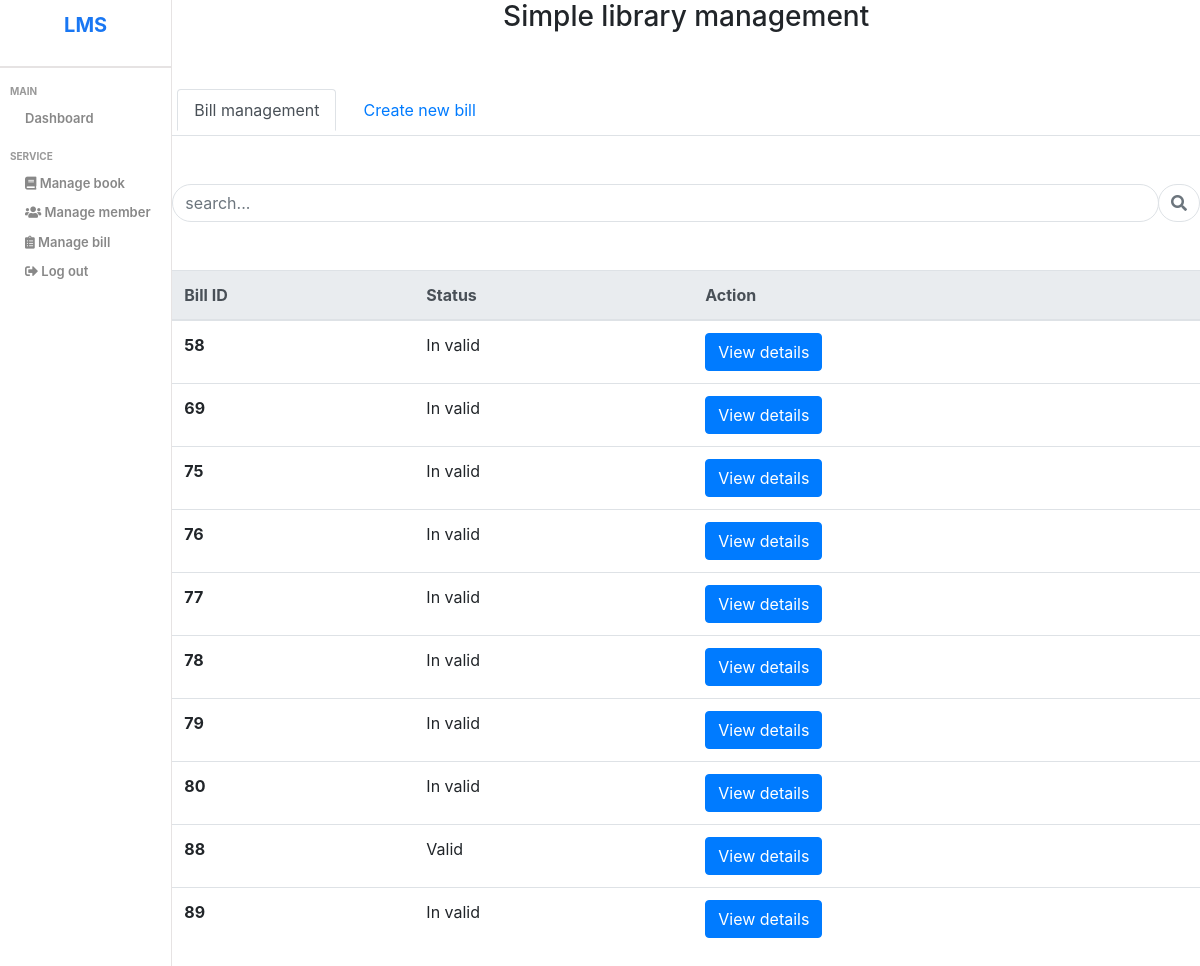
/src/manageBill.php, run on the app's committed database.
### tables this page shows
CREATE TABLE `bill` (
  `BID` int(9) NOT NULL AUTO_INCREMENT,
  `STAFF_SSN` char(10) NOT NULL,
  `MEMBER_SSN` char(10) NOT NULL,
  `start_date` date DEFAULT curdate(),
  PRIMARY KEY (`BID`),
  KEY `STAFF_SSN` (`STAFF_SSN`),
  KEY `MEMBER_SSN` (`MEMBER_SSN`),
  CONSTRAINT `bill_ibfk_1` FOREIGN KEY (`STAFF_SSN`) REFERENCES `staff` (`SSN`),
  CONSTRAINT `bill_ibfk_2` FOREIGN KEY (`MEMBER_SSN`) REFERENCES `member` (`SSN`)
);

### src/manageBill.php (the view, shortened to what this page needs)
<?php
require 'config.php';
$query = "call list_bill()";
$res = mysqli_query($conn, $query);
$data = array();
while ($row = mysqli_fetch_assoc($res)) {
  $data[] = $row;
}
mysqli_next_result($conn);
?>
<!DOCTYPE html>
<html lang="en">
<head>
  <link rel="stylesheet" href="../static/styles.css">
  <link rel="stylesheet" href="//use.fontawesome.com/releases/v5.15.4/css/all.css">
  <link rel="stylesheet" href="https://cdn.jsdelivr.net/npm/bootstrap@4.6.1/dist/css/bootstrap.min.css">
</head>
<body>
  <div class="mngBill">
    <div class="sidebar">
      <div class="top">
        <a href="./addBook.php" style="text-decoration: none;">
          <span class="logo">LMS</span>
        </a>
      </div>
      <hr />
      <div class="center">
        <ul>
          <p class="title">MAIN</p>
          <a href="./dashboard.php">
            <li>
              <span>Dashboard</span>
            </li>
          </a>
          <p class="title">SERVICE</p>
          <a href="./manageBook.php">
            <li>
              <span>
                <i class="fas fa-book"></i>
                Manage book
              </span>
            </li>
          </a>
          <a href="./manageMember.php">
            <li>
              <span>
                <i class="fas fa-users"></i>
                Manage member</span>
            </li>
          </a>
          <a href="./manageBill.php">
            <li>
              <span>
                <i class="fas fa-clipboard-list"></i>
                Manage bill
              </span>
            </li>
          </a>
          <a href="./config.php?logout=true">
            <li>
              <span>
                <i class="fas fa-sign-out-alt"></i>
                Log out
              </span>
            </li>
          </a>
        </ul>
      </div>
    </div>
    <div class="mngBill-container">
      <center>
        <h3 style="margin-bottom: 50px">Simple library management</h3>
      </center>
      <ul class="nav nav-tabs">
        <li class="nav-item">
          <a class="nav-link active" aria-current="page" href="#">Bill management</a>
        </li>
        <li class="nav-item">
          <a class="nav-link" href="./createBill.php?act=create">Create new bill</a>
        </li>
      </ul>
      <form method="POST" class="search-bar mt-lg-5">
        <div method="POST" class="input-group">
          <input class="form-control border-end-0 border rounded-pill" type="text" id="example-search-input"
            placeholder="search..." name="bid">
          <div class="input-group-append">
            <button class="btn btn-outline-secondary bg-white border-start-0 border rounded-pill ms-n3" type="submit"
              name="sb">
              <i class="fa fa-search"></i>
            </button>
          </div>
        </div>
      </form>
      <div class="mt-lg-5">
        <table class="table mt-3">
          <thead class="thead-light">
            <tr>
              <th scope="col">Bill ID</th>
              <th scope="col">Status</th>
              <th scope="col">Action</th>
            </tr>
          </thead>
          <tbody>
            <?php
          if (isset($_POST['sb']) && isset($_POST['bid'])) {
            $temp = $_POST['bid'];
            $query = "call search_bill($temp)";
            try {
              $res = mysqli_query($conn, $query);
              if (!$res)
                throw new Exception("");
              else {
                $data1 = array();
                while ($row = mysqli_fetch_assoc($res)) {
                  $data1[] = $row;
                }
                mysqli_free_result($res);
                mysqli_next_result($conn);
                for ($i = 0; $i < count($data1); $i++) {
                  $id = $data1[$i]['BID'];
                  $query = "select check_valid_bill($id) as total";
                  $res = mysqli_query($conn, $query);
                  $row1 = mysqli_fetch_assoc($res);
                  mysqli_free_result($res);
                  mysqli_next_result($conn);
                  $valid = '';
                  if ($row1['total'])
                    $valid = 'Valid';
                  else
                    $valid = 'In valid';
                  echo '  <tr>
                  <th scope="row">' . $data1[$i]['BID'] . '</th>
                  <td>' . $valid . '</td>
                  <td><form method = "Post">
                  <button type="submit" class="btn btn-primary" name="detail1[]" value = "' . $data1[$i]['BID'] . '">View details</button>
                  </form></td>
                  </tr>  ';
                }
              }
            } catch (Exception $e) {
              $str = $e->getmessage();
              echo
                "<script>alert('.$str.')</script>";
            }
          } else {
            for ($i = 0; $i < count($data); $i++) {
              $t = $data[$i]['BID'];
              $query = "select check_valid_bill($t) as total";
              $res = mysqli_query($conn, $query);
              $row = mysqli_fetch_assoc($res);
              mysqli_next_result($conn);
              $valid = '';
              if ($row['total'])
                $valid = 'Valid';
              else
                $valid = 'In valid';
              echo '  <tr>
 <th scope="row">' . $data[$i]['BID'] . '</th>
 <td>' . $valid . '</td>
 <td><form method = "Post">
 <button type="submit" class="btn btn-primary" name="details[]" value = "' . $i . '">View details</button>
 </form></td>
 </tr>  ';
            }
          }
          ?>
          </tbody>
        </table>
      </div>
    </div>
  </div>
</body>

### static/styles.css (style rules this page uses)
.sidebar { flex: 1; border-right: 0.5px solid rgb(230, 227, 227); min-height: 100vh; background-color: white; }
.sidebar > .top { height: 50px; display: flex; align-items: center; justify-content: center; }
.logo { font-size: 20px; font-weight: bold; color: #1977f3; padding-top: 15px; }
.sidebar > hr { height: 0; border: 0.5px solid rgb(230, 227, 227); }
.sidebar > .center { padding-left: 10px; }
.title { font-size: 10px; font-weight: bold; color: #999; margin-top: 15px; margin-bottom: 5px; }
.sidebar > .center > ul { list-style: none; padding: 0px; margin: 0px; }
li { display: flex; align-items: center; padding: 5px; cursor: pointer; }
.sidebar > .center > ul span { font-size: 13px; font-weight: 600; color: #888; margin-left: 10px; }
.addbook, .addBill, .mngBook, .mngMember, .createBill, .dashboard, .mngBill, .bookDetail { display: flex; }
.addbook-container, .addBill, .addBill-container, .mngBook-container, .mngMember-container, .createBill-container, .createBill-container, .mngBill-container, .bookDetail-container, .dashboard-container { flex: 6; }
.table { margin-top: 50px; }

### data on the page
bill: BID "58", valid "In valid"
bill: BID "69", valid "In valid"
bill: BID "75", valid "In valid"
bill: BID "76", valid "In valid"
bill: BID "77", valid "In valid"
bill: BID "78", valid "In valid"
bill: BID "79", valid "In valid"
bill: BID "80", valid "In valid"
bill: BID "88", valid "Valid"
bill: BID "89", valid "In valid"
